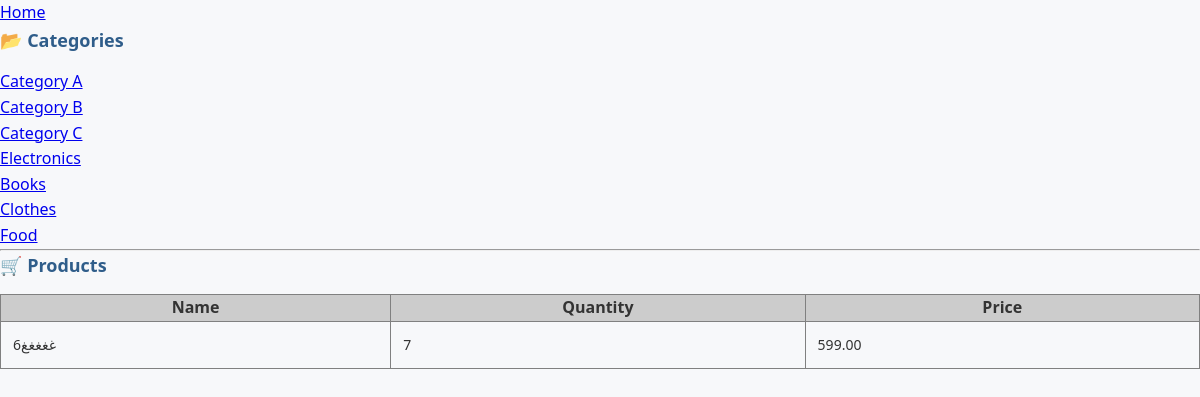
Screenshot of /public.php?category_id=1 with the database file from the repository.
### tables this page shows
CREATE TABLE `categories` (
  `id` int(11) NOT NULL,
  `name` varchar(100) NOT NULL
);

CREATE TABLE `products` (
  `id` int(11) NOT NULL,
  `name` varchar(100) NOT NULL,
  `qty` int(5) NOT NULL,
  `price` decimal(10,2) NOT NULL,
  `login_id` int(11) NOT NULL
);

### public.php (the view, shortened to what this page needs)
<?php
include_once("pdo_connection.php");
$stmtCats = $pdo->prepare("SELECT * FROM categories");
$stmtCats->execute();
$categories = $stmtCats->fetchAll(PDO::FETCH_ASSOC);
$products = [];
if (isset($_GET['category_id'])) {
    $category_id = (int)$_GET['category_id'];
    $stmt = $pdo->prepare("
        SELECT products.*
        FROM products
        INNER JOIN category_items
            ON products.id = category_items.crud_id
        WHERE category_items.category_id = :category_id
    ");
    $stmt->execute([
        ':category_id' => $category_id
    ]);
    $products = $stmt->fetchAll(PDO::FETCH_ASSOC);
}
?>
<!DOCTYPE html>
<html>
<head>
     <link rel="stylesheet" href="css/style_public.css">
</head>
<body>
     <a href='index.php'>Home</a>
<h2>📂 Categories</h2>
<ul>
    <?php foreach ($categories as $cat): ?>
        <li>
            <a href="public.php?category_id=<?= $cat['id']; ?>">
                <?= htmlspecialchars($cat['name']); ?>
            </a>
        </li>
    <?php endforeach; ?>
</ul>
<hr>
<?php if (isset($_GET['category_id'])): ?>
    <h2>🛒 Products</h2>
    <?php if (count($products) > 0): ?>
        <table border="1" width="70%">
            <tr bgcolor="#CCCCCC">
                <th>Name</th>
                <th>Quantity</th>
                <th>Price</th>
            </tr>
            <?php foreach ($products as $p): ?>
                <tr>
                    <td><?= htmlspecialchars($p['name']); ?></td>
                    <td><?= htmlspecialchars($p['qty']); ?></td>
                    <td><?= htmlspecialchars($p['price']); ?></td>
                </tr>
            <?php endforeach; ?>
        </table>
    <?php else: ?>
        <p>No products in this category.</p>
    <?php endif; ?>
<?php endif; ?>
</body>
</html>

### css/style_public.css (style rules this page uses)
* { margin: 0; padding: 0; box-sizing: border-box; font-family: "Segoe UI", Arial, sans-serif; }
body { background-color: #f7f8fa; color: #333; line-height: 1.6; }
h2 { font-size: 18px; font-weight: 600; color: #2f5d8a; margin-bottom: 15px; }
table { width: 100%; border-collapse: collapse; }
tbody td { padding: 12px; font-size: 14px; border-bottom: 1px solid #e5e7eb; }
tbody tr:last-child td { border-bottom: none; }

### rows the page displays
categories: name "Category A"
categories: name "Category B"
categories: name "Category C"
categories: name "Electronics"
categories: name "Books"
categories: name "Clothes"
categories: name "Food"
products: name "غغغغغ6", qty "7", price "599.00"
